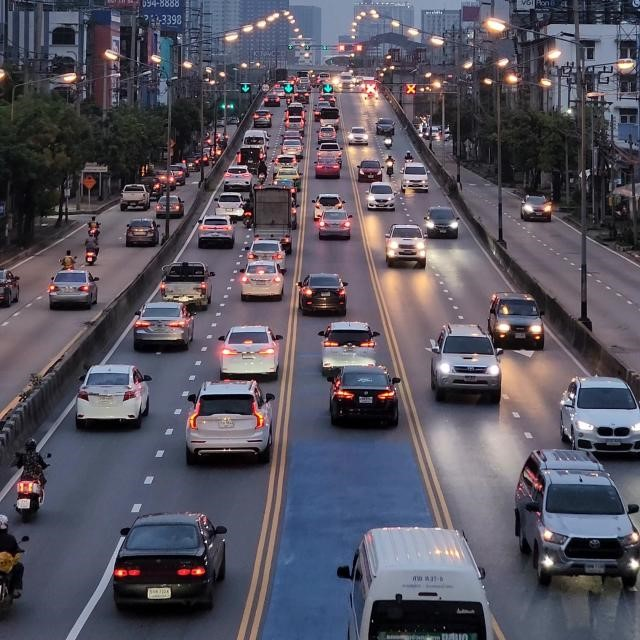
#> input picture Image_process/car.jpg, 640 x 640 px, found by its file name
$ python contour_detection1.py
#> lines starting #> are read from the running program, lines starting #| are printed output that depends on the picture; after the words box and inside, x2 and y2 are one past the last pixel; in counts of white or black regions, pixels touching at a corner belong together
import cv2
import matplotlib.pyplot as plt

def detect_contours(image_path):
#> called with image_path = 'car.jpg'
    image = cv2.imread(image_path)
#> image is the input picture: shape (640, 640, 3); mean B, G, R 94.8, 83.4, 87
    gray = cv2.cvtColor(image, cv2.COLOR_BGR2GRAY)
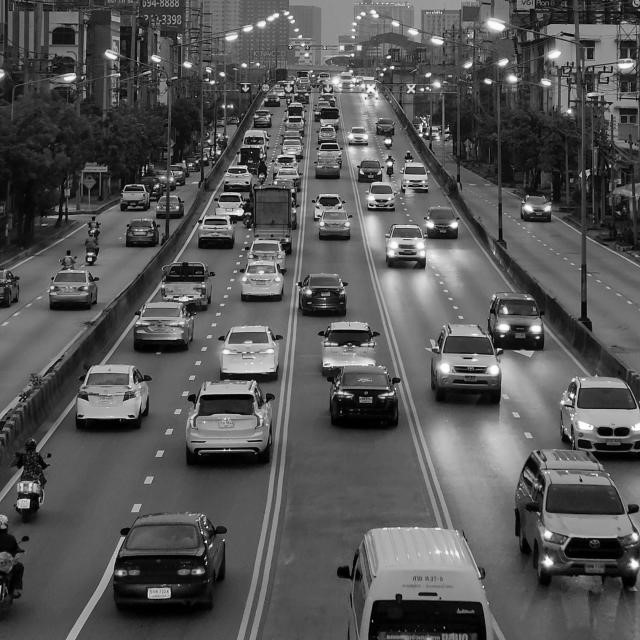
#> gray: shape (640, 640); min 0, max 255, mean 85.8
    _, thresholded = cv2.threshold(gray, 0, 255, cv2.THRESH_BINARY + cv2.THRESH_OTSU)
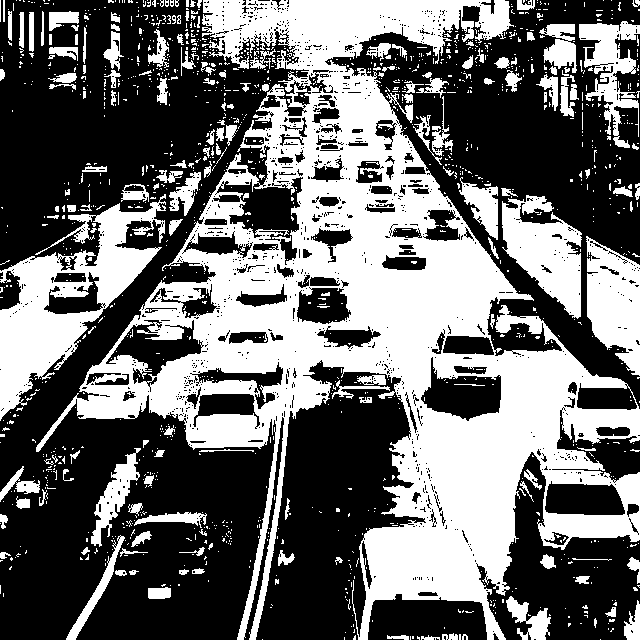
#> thresholded: shape (640, 640); 42.4% white; 1373 white regions (1208 under 20 px)

    contours, _ = cv2.findContours(thresholded, cv2.RETR_EXTERNAL, cv2.CHAIN_APPROX_SIMPLE)
#> contours = 1259 contours, 1147 with area under 20; largest, box (x1, y1, x2, y2) and area: (36, 0, 640, 640) 150004, (0, 194, 166, 421) 13922, (502, 195, 582, 319) 5267, (586, 236, 640, 376) 5010, (579, 21, 640, 148) 2840

    # Draw contours on the original image
    contour_image = image.copy()
    cv2.drawContours(contour_image, contours, -1, (0, 255, 0), 2)
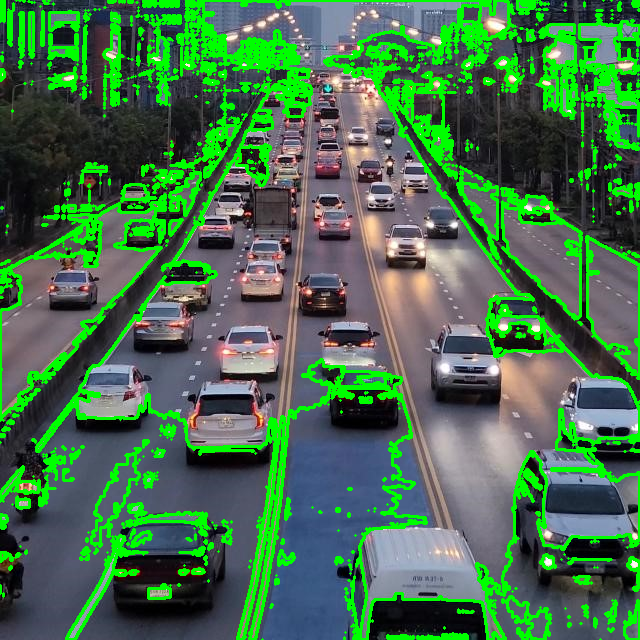
#> contour_image: shape (640, 640, 3); 17.45% of pixels changed, all inside (x1, y1, x2, y2) = (0, 0, 640, 640)

    return contour_image, image

# Example usage
image_path = "car.jpg"
contour_image, original_image = detect_contours(image_path)

# Display input and output images separately in a single screen
plt.figure(figsize=(10, 5))

plt.subplot(1, 2, 1)
plt.imshow(cv2.cvtColor(original_image, cv2.COLOR_BGR2RGB))
plt.title('Input Image')
plt.axis('off')

plt.subplot(1, 2, 2)
plt.imshow(cv2.cvtColor(contour_image, cv2.COLOR_BGR2RGB))
plt.title('Output Image with Contours')
plt.axis('off')

plt.show()
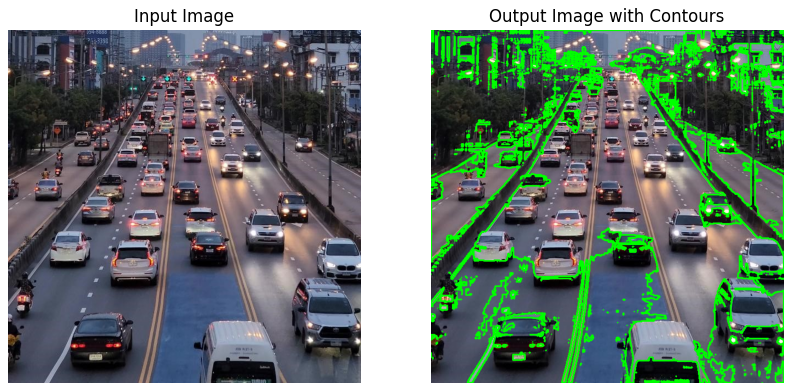
#> figure drawn by matplotlib, 2 panels

$ run again, with Image_process/eroded_image.jpg copied over Image_process/car.jpg
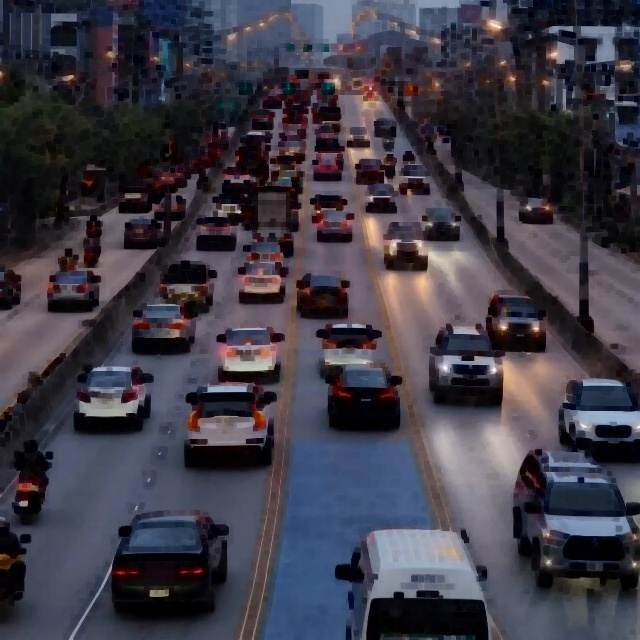
#> input picture Image_process/eroded_image.jpg, 640 x 640 px, found by its file name
#> in detect_contours, image is the input picture: shape (640, 640, 3); mean B, G, R 70.6, 59.4, 62.4
#> in detect_contours, `_, thresholded = cv2.threshold(gray, 0, 255, cv2.THRESH_BINARY + cv2.T..`:
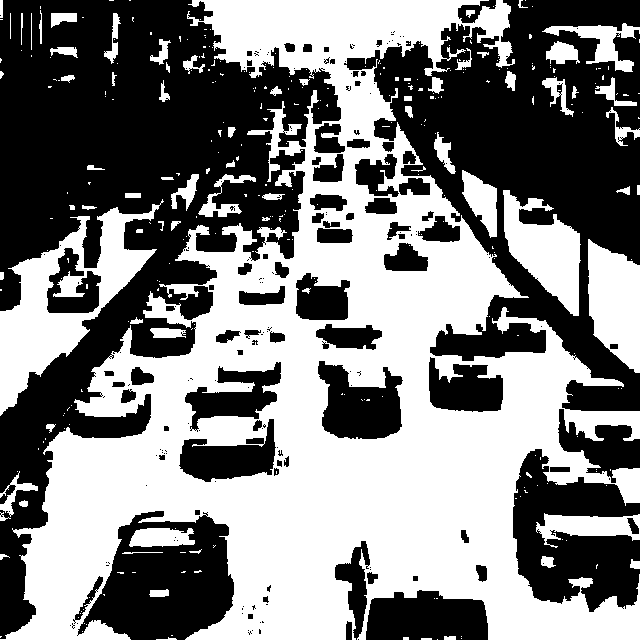
#> thresholded: shape (640, 640); 49.8% white; 314 white regions (240 under 20 px)
#> contours = 288 contours, 233 with area under 20; largest, box (x1, y1, x2, y2) and area: (0, 0, 640, 640) 191064, (0, 199, 164, 416) 12948, (588, 239, 640, 373) 4976, (503, 190, 581, 316) 4924, (536, 513, 640, 548) 1852
#> contour_image: shape (640, 640, 3); 10.97% of pixels changed, all inside (x1, y1, x2, y2) = (0, 0, 640, 640)
#> `plt.show()`:
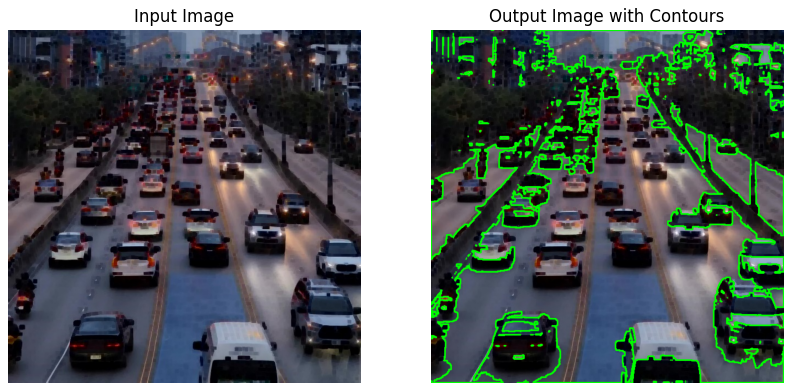
#> figure drawn by matplotlib, 2 panels
